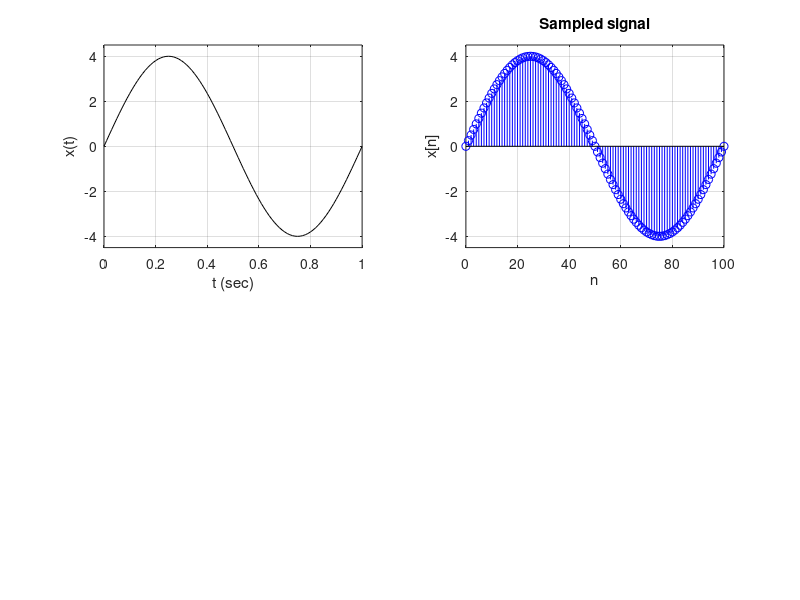

MATLAB code for this plot: (Note: this script raises an error after producing the figure.)
%%
% Sampling, quantizing and coding
%%
clear all; clf
% analog signal
t=0:0.01:1; x=4*sin(2*pi*t);

% sampled signal	
Ts=0.01; N=length(t); n=0:N-1;
xs=4*sin(2*pi*n*Ts);
figure(1)
subplot(221)
plot(t,x,'k'); axis([0 1 -4.5 4.5])
xlabel('t (sec)'); ylabel('x(t)'); grid
subplot(222)
stem(n,xs,'b'); axis([0 N-1 -4.5 4.5])
xlabel('n'); ylabel('x[n]');title('Sampled signal'); grid

%quantized signal
Q=2;		% quantization levels is 2Q
[d,y,e]=quantizer(x,Q);
subplot(223)
plot(n,x,'k'); grid; hold on
stem(n,y,'r'); title('Quantized signal'); ylabel('x_q[n]'); hold off
subplot(224)
stem(n,e,'g');axis([0 N-1 -0.1 1.5*max(e)]); ylabel('e[n]'); xlabel('n');grid  

% binary signal
z=coder(y,d)
